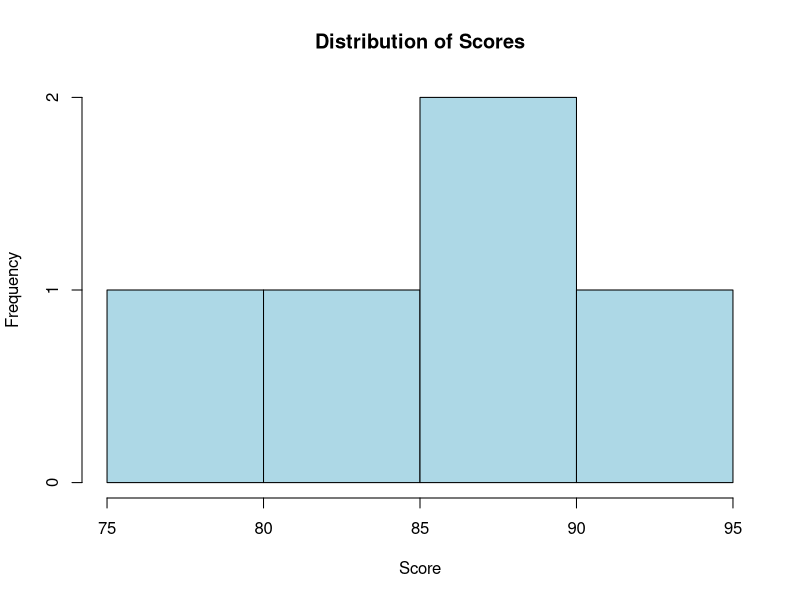

Source code (R):
scores <- c(78, 85, 90, 88, 94)

mean(scores)
sd(scores)

hist(scores,
     main = "Distribution of Scores",
     xlab = "Score",
     col = "lightblue")
